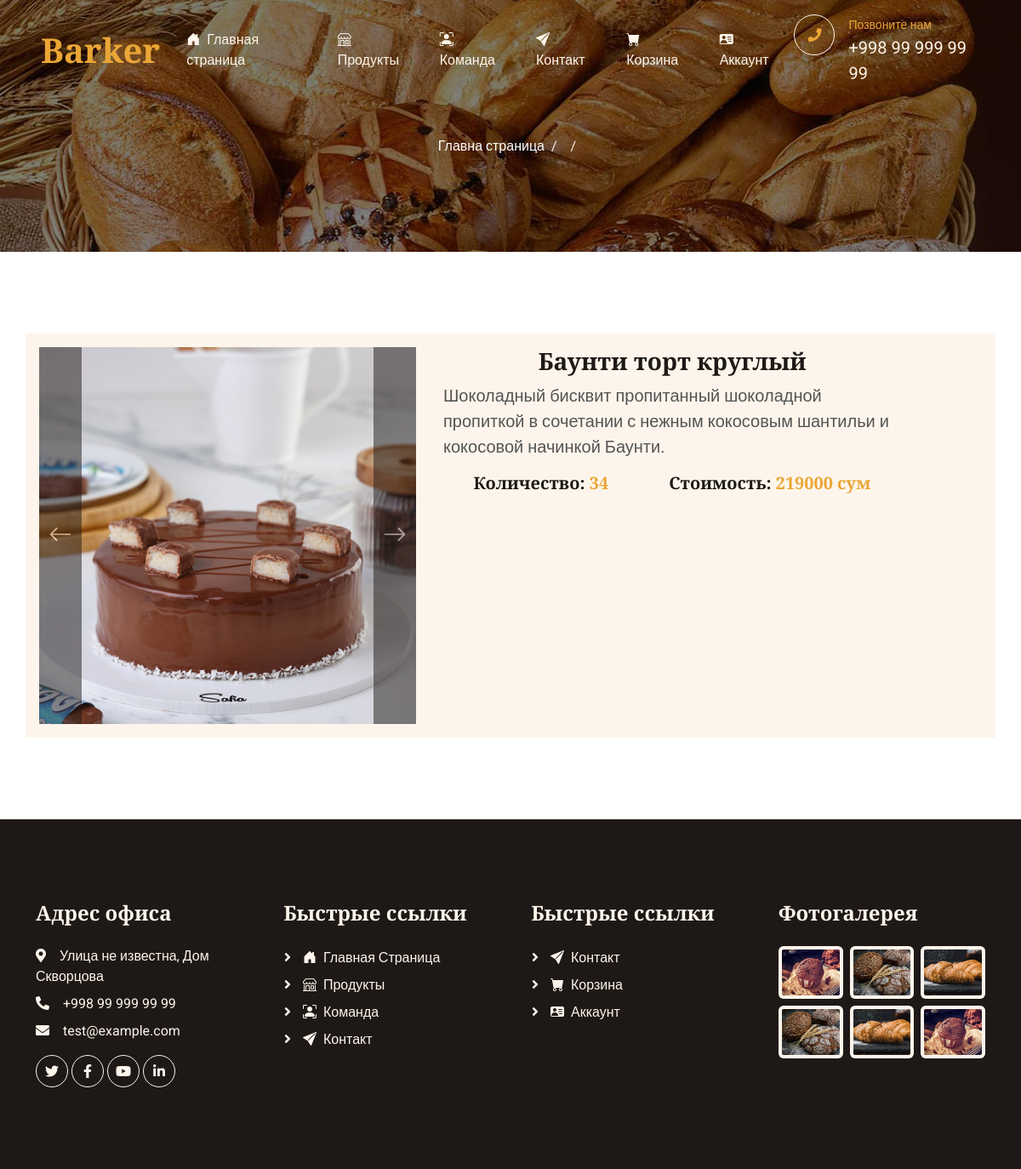
The page /product/detail/baunti-tort-kruglyj/ on the database its author committed.
### pages/models.py (models this page shows, shortened)
class ProductGallery(models.Model):
    product = models.ForeignKey(Products, on_delete=models.CASCADE, related_name='product_image')
    image = models.ImageField(upload_to=f'image/product/', blank=True, null=True)

class Products(models.Model):
    title = models.CharField(max_length=255, verbose_name='Заголовок')
    price = models.IntegerField(default=0, verbose_name='Стоимость')
    category = models.ForeignKey(Categories, on_delete=models.CASCADE, verbose_name='Категория')
    description = models.TextField(verbose_name='Описание на детальную страницу')
    quantity = models.IntegerField(default=0, verbose_name='Количество')
    slug = models.SlugField(max_length=255, verbose_name='ссылка до продукта')
    def get_list_image(self):
        try:
            photo = self.product_image.all()
            return photo
        except:
            return '-'
    class Meta:
        ordering = ['pk']
        verbose_name = 'Продукт'
        verbose_name_plural = 'Продукты'

### pages/views.py (the view)
# urls.py: path('product/detail/<slug:slug_path>/', views.detail_view, name='detail_path')
def detail_view(request, slug_path):
    product = get_object_or_404(Products, slug=slug_path)
    context = {
        'product': product
    }
    return render(request, 'pages/detail.html', context)

### pages/templatetags/pages_simple_tag.py (called while the page is built)
def translator_text(text):
    connect_trans = Translator()
    return connect_trans.translate(text, dest='ru').text

@register.simple_tag()
def get_path_page(path):
    list_text_in_path = list(filter(lambda t: len(t) > 0, str(path).split('/')))
    if '-' in list_text_in_path[::-1][0]:
        trash_obj = list_text_in_path[::-1][0]
        list_text_in_path.remove(trash_obj)
    content = list(map(translator_text, list_text_in_path))
    content.insert(0, 'Главна страница')
    return [word.capitalize for word in content]

### pages/templates/pages/detail.html (shortened to what this page needs)
{% extends 'base.html' %}
{% block content %}
{% include 'pages_component/_header.html' %}
<div class="container bg-light">
    <div class="row">
        <div class="col-5 p-3">
            <div id="carouselExample" class="carousel slide">
                <div class="carousel-inner">
                    {% for photo in product.get_list_image.all %}
                    {% if forloop.counter == 1 %}
                    <div class="carousel-item active">
                        <img src="{{ photo.image.url }}" class="d-block w-100" alt="...">
                    </div>
                    {% else %}
                    <div class="carousel-item">
                        <img src="{{ photo.image.url }}" class="d-block w-100" alt="...">
                    </div>
                    {% endif %}
                    {% endfor %}
                </div>
                <button class="carousel-control-prev bg-dark" style="width: 50px" type="button"
                        data-bs-target="#carouselExample"
                        data-bs-slide="prev">
                    <i class="bi bi-arrow-left fs-3"></i>
                </button>
                <button class="carousel-control-next bg-dark" style="width: 50px" type="button"
                        data-bs-target="#carouselExample"
                        data-bs-slide="next">
                    <i class="bi bi-arrow-right fs-3"></i>
                </button>
            </div>
        </div>
        <div class="col-6 p-3">
            <div class="text-center">
                <h3>{{ product.title }}</h3>
            </div>
            <p class="fs-5">
                {{ product.description }}
            </p>
            <div class="d-flex justify-content-around">
                <h5>Количество: <span style="color: #EAA636;">{{ product.quantity }}</span></h5>
                <h5>Стоимость: <span style="color: #EAA636;">{{ product.price }} сум</span></h5>
            </div>
        </div>
    </div>
</div>
{% endblock content %}

### static/css/style.css (style rules this page uses)
:root { --primary: #EAA636; --secondary: #545454; --light: #FDF5EB; --dark: #1E1916; }
h4, h5, h6, .h4, .h5, .h6 { font-weight: 600 !important; }

### rows shown on the page
ProductGallery: image (picture)
Products: title "Баунти торт круглый", description "Шоколадный бисквит пропитанный шоколадной пропиткой в сочетании с нежным кокосовым шантильи и кокосовой начинкой Баунти.", quantity "34", price "219000"

### other values the page prints
{{ p }} "Главна страница"
